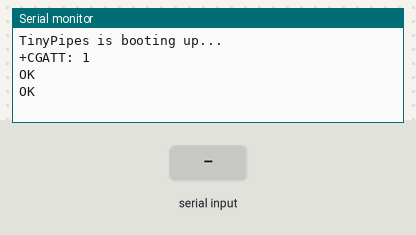
This sketch was run on a simulated Arduino Uno, built with avr-gcc and run on an emulated ATmega328P. Parts: the last lines printed to the serial monitor. The inputs (shaded band) are chosen by the test bench. The modem accepts every AT command (registered, SIM ready, sends succeed) and sends nothing else.

Above: at 12.3 s.
12.4 s: "1" received over the second serial link
At 16.8 s:
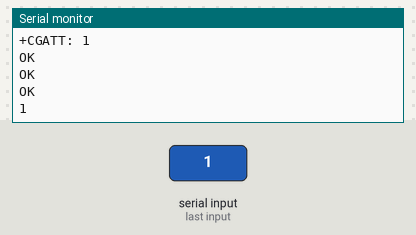
17.1 s: "0" received over the second serial link
At 18.2 s:
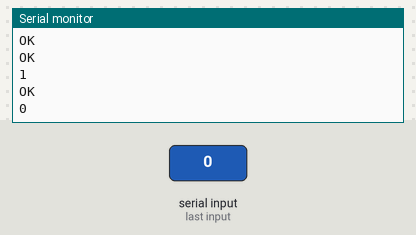
19.6 s: "2" received over the second serial link
At 20.4 s:
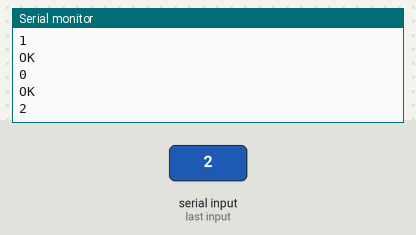

Measured:
- after the input at 12.4 s, the serial monitor: prints a new line after 3.2 s (image 1)
- after the input at 17.1 s, the serial monitor: prints a new line after 0.53 s (image 2)
- after the input at 19.6 s, the serial monitor: prints a new line after 0.05 s (image 3)

The sketch:

bootloaderBasics.ino
```cpp
#include <SoftwareSerial.h>

#define DEBUG 1
#define GSM_POWER 4

SoftwareSerial GSM(3,2);

void setup()
{
  Serial.begin(9600);
  GSM.begin(9600);
  pinMode(GSM_POWER, OUTPUT);

//  digitalWrite(GSM_POWER, HIGH);
//  delay(3000);
//  digitalWrite(GSM_POWER, LOW);
  Serial.println("TinyPipes is booting up...");
  delay(10000);
  String url="https://raw2.github.com/enjrolas/bootloadedHelloWorld/master/hello__world.cpp.hex";
  submitHttpRequest(url);
}

void loop()
{
}


///SubmitHttpRequest()
///this function is submit a http GET request
///attention:the time of delay is very important, it must be set enough
void submitHttpRequest(String url)
{
  GSM.println("AT+CGATT?");
  delay(500);

  showSerialData();

  GSM.println("AT+SAPBR=3,1,\"CONTYPE\",\"GPRS\"");//setting the SAPBR, the connection type is using gprs
  delay(1000);

  showSerialData();

  GSM.println("AT+SAPBR=3,1,\"APN\",\"CMNET\"");//setting the APN, the second need you fill in your local apn server
  delay(4000);

  showSerialData();

  GSM.println("AT+SAPBR=1,1");//setting the SAPBR, for detail you can refer to the AT command mamual
  delay(2000);

  showSerialData();

  GSM.println("AT+HTTPINIT"); //init the HTTP request

  delay(2000);
  showSerialData();

  GSM.print("AT+HTTPPARA=\"URL\",\"");
  GSM.print(url);
  GSM.println("\"");// setting the httppara, the second parameter is the website you want to access
  delay(1000);

  showSerialData();

  GSM.println("AT+HTTPACTION=0");//submit the request
  delay(10000);//the delay is very important, the delay time is base on the return from the website, if the return datas are very large, the time required longer.
  //while(!GSM.available());

  showSerialData();

  GSM.println("AT+HTTPREAD");// read the data from the website you access
  delay(500);

  showSerialData();

  GSM.println("");
  delay(500);
}


void showSerialData()
{
  while(GSM.available()>0)
  {
    Serial.write(GSM.read());
    delay(1);

  }
}
```
